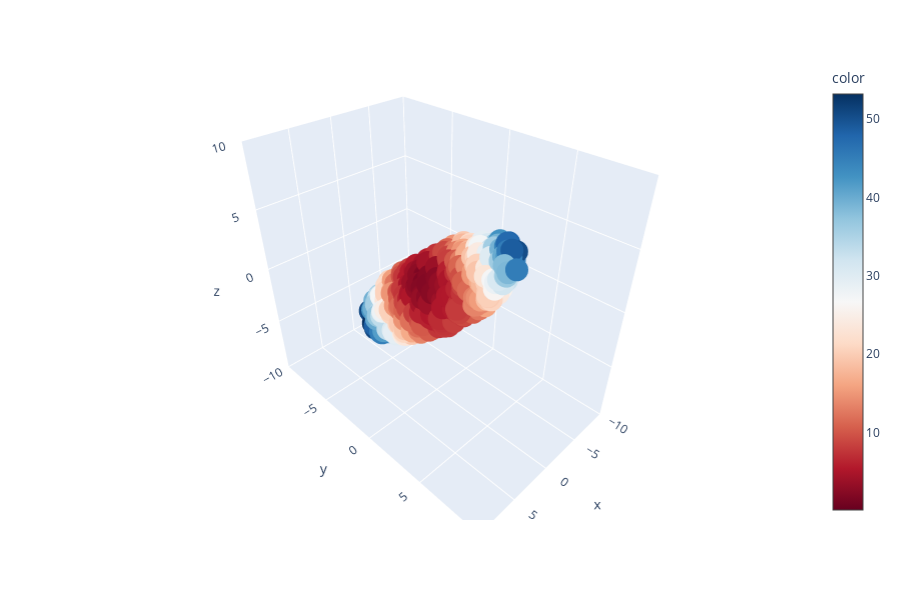

Notebook source saved alongside this figure:
### Markdown cell above
To give the figure a little more visual pop, the following cell does the same plot, but also assigns a pre-determined color value (that we've arbitrarily chosen) to each point. These colors do not mean anything important, they're simply there as a visual aid.

You might find it useful to use `colorize_surfboard_data` later in this assignment.

### Code cell
def colorize_surfboard_data(df):
    colors = pd.read_csv("surfboard_colors.csv", header = None).values
    df_copy = df.copy()
    df_copy.insert(loc = 3, column = "color", value = colors)
    return df_copy
    
fig = px.scatter_3d(colorize_surfboard_data(surfboard), x='x', y='y', z='z', range_x = [-10, 10], range_y = [-10, 10], range_z = [-10, 10], color = "color", color_continuous_scale = 'RdBu')
fig.show()

### Figure 1 — Plotly figure (JSON) as saved in the notebook; plotly's stock layout.template omitted (floating-point values rounded to 4 significant figures; data arrays with more than 128 entries replaced by an {"elided": "..."} marker saying what was removed)
{"data": [{"hoverlabel": {"namelength": 0}, "hovertemplate": "x=%{x}<br>y=%{y}<br>z=%{z}<br>color=%{marker.color}", "legendgroup": "", "marker": {"color": {"elided": "1000 float values"}, "coloraxis": "coloraxis", "symbol": "circle"}, "mode": "markers", "name": "", "scene": "scene", "showlegend": false, "type": "scatter3d", "x": {"elided": "1000 float values"}, "y": {"elided": "1000 float values"}, "z": {"elided": "1000 float values"}}], "layout": {"coloraxis": {"colorbar": {"title": {"text": "color"}}, "colorscale": [[0, "rgb(103,0,31)"], [0.1, "rgb(178,24,43)"], [0.2, "rgb(214,96,77)"], [0.3, "rgb(244,165,130)"], [0.4, "rgb(253,219,199)"], [0.5, "rgb(247,247,247)"], [0.6, "rgb(209,229,240)"], [0.7, "rgb(146,197,222)"], [0.8, "rgb(67,147,195)"], [0.9, "rgb(33,102,172)"], [1, "rgb(5,48,97)"]]}, "height": 600, "legend": {"tracegroupgap": 0}, "margin": {"t": 60}, "scene": {"domain": {"x": [0, 0.98], "y": [0, 1]}, "xaxis": {"range": [-10, 10], "title": {"text": "x"}}, "yaxis": {"range": [-10, 10], "title": {"text": "y"}}, "zaxis": {"range": [-10, 10], "title": {"text": "z"}}}}}
